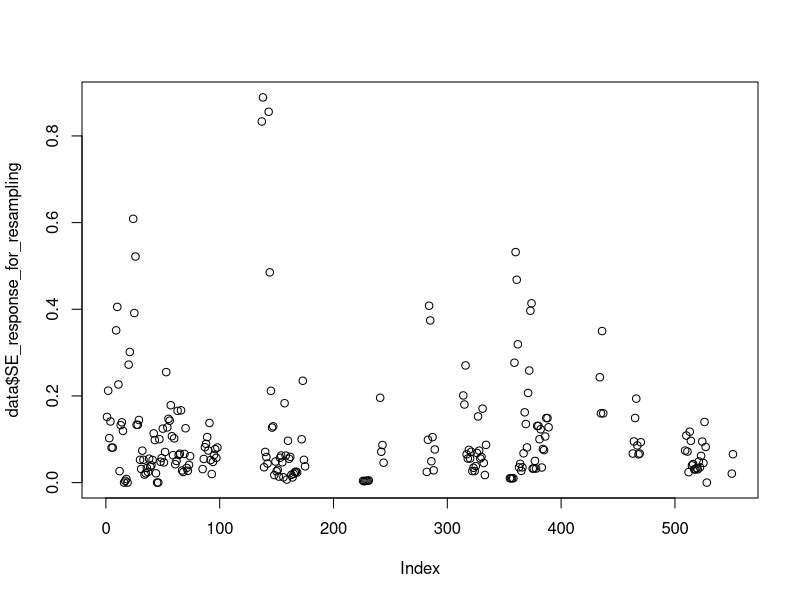

Write the R code that produced this figure. (Note: this script raises an error after producing the figure.)
# load libraries ----------------------------------------------------------
library(tidyverse)


#### Step 2: read in the data
data<-read_csv(file="raw_data/direct_responses_data_jan2.csv")

#make a unique identifier for each author, pub_year, and response_variable combination
data$study<-as.factor(paste(data$Author, data$Pub_Year, data$English_Name, 
                            data$Life_stage, data$Response_variable, data$treatment_var))
#check units of oxygen entered
View(data %>%
  filter(treatment_var=="oxygen")) 
#checked website, seems fine

# make upper and lower SE, convert 95CI to upper and lower SE for some data
data$lowerSE<-ifelse(is.na(data$LCI_response), 
                     data$response-data$SE_response, 
                     data$response-((data$response-data$LCI_response)/1.96))
data$upperSE<-ifelse(is.na(data$UCI_response), 
                     data$response+data$SE_response, 
                     data$response+((data$UCI_response-data$response)/1.96))


#check first zeros - these are somewhat nonsensical as negatives:
#photosyntehsis, growth rate, activity
filter(data, response<0)

#recenter negative response values to 0, carry upper error distribution
#also limit negative values to 0
#data<-data %>%
#  mutate(rec_lowerSE=ifelse(lowerSE<0.01, 0.01, lowerSE), #limit lower SE to min 0.01
#         rec_upperSE=ifelse(response<0, max(upperSE-response, 0.01), upperSE), # limit upper SE to min 0.01
#         recentered_response=(ifelse(response<0.01, 0.01, response))) # limit response to 0.01
#maybe I only did this because I was going to take logs???
#try not doing it
#calculate variables within each study
data<-data %>% 
  group_by(study) %>%
  mutate(max_response=max(response),   #add columns of max response and log response relative to max
         rel_response=(response/max_response), #log of relative response to max
         rel_upperSE=(upperSE/max_response),
         rel_lowerSE=(lowerSE/max_response),
         SE_response_for_resampling=rel_upperSE-rel_response) %>%
  ungroup()
plot(data$SE_response_for_resampling)


#calculate variables within each study
#potentially delete this:
#data<-data %>% 
#  group_by(study) %>%
#  mutate(max_response=max(recentered_response),   #add columns of max response and log response relative to max
#  rel_response=(recentered_response/max_response), #log of relative response to max
#  rel_upperSE=(rec_upperSE/max_response),
#  rel_lowerSE=(rec_lowerSE/max_response),
#  SE_response_for_resampling=rel_upperSE-rel_response) %>%
#  ungroup()


data$SE_response_for_resampling<-ifelse(is.na(
  data$SE_response_for_resampling), 0, 
  data$SE_response_for_resampling) #change NAs to 0


#change treatment_var from CO2 to pH if only pH data are available
data<-data %>%
  mutate(treatment_var=ifelse(!is.na(data$pH) & is.na(data$CO2), 
                                   "pH", treatment_var))

#add a column with the important treatment value
data<-data %>%
  mutate(treat_value=case_when(data$treatment_var=="CO2"~CO2,
                             data$treatment_var=="oxygen"~oxygen,
                             data$treatment_var=="salinity"~salinity,
                             data$treatment_var=="temperature"~temperature,
                             data$treatment_var=="pH"~pH,
                             TRUE ~ -99))

data$treat_value

write.csv(data, "processed_data/200519_Schmidt_biotic_responses_data.csv")
